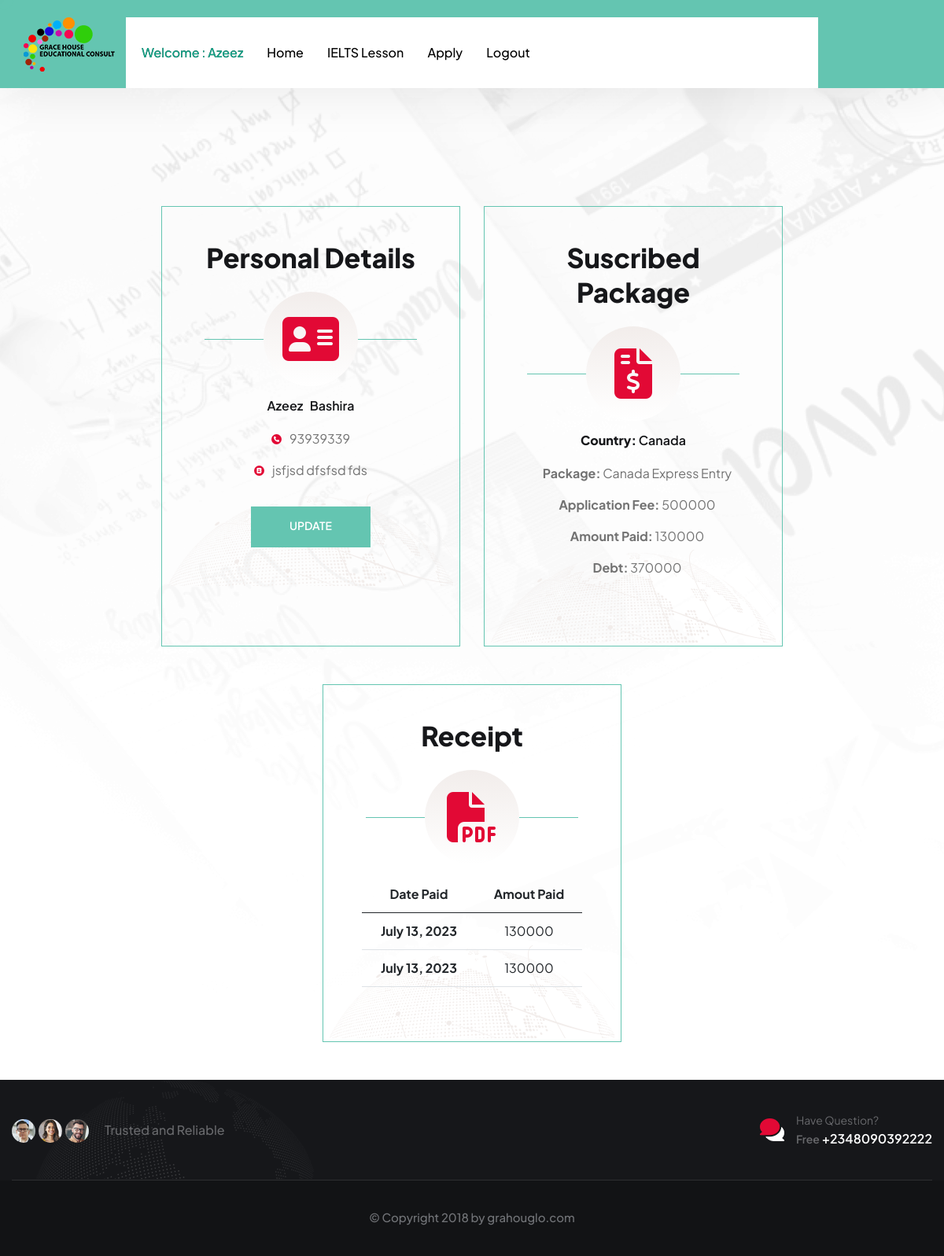
The app's page /clienthome (signed in) with its own data.
### ghec_app/models.py (models this page shows, shortened)
class User(AbstractUser):
    is_client = models.BooleanField(default=False)
    is_admin = models.BooleanField(default=False)
    email = models.EmailField(unique=True, null=False)
    username= models.CharField(max_length=100)
    USERNAME_FIELD = "email"
    REQUIRED_FIELDS= ['username']

class Client (models.Model):
    user = models.OneToOneField(User,on_delete=models.CASCADE,primary_key=True)
    first_name = models.CharField(max_length=100)
    last_name = models.CharField(max_length=100)
    phone = models.CharField(max_length=100)
    address = models.CharField(max_length=200)

class Application (models.Model):
    client_name = models.ForeignKey(User, null=True, on_delete= models.SET_NULL)
    country = models.CharField(choices=Country_Type,max_length=120, null= True, blank= True)
    package = models.CharField(choices=Package_Type,max_length=120, null= True, blank= True)
    processing_fee=  models.CharField( max_length=120, null= True, blank= True)
    amount_paid=  models.CharField( max_length=120, null= True, blank= True)
    debt=  models.CharField( max_length=120, null= True, blank= True)
    date_created= models.DateField(auto_now_add=True)
    ielts = models.BooleanField(default=False)

class Receipt (models.Model):
    client_name = models.ForeignKey(User, null=True, on_delete= models.SET_NULL)
    amount_paid = models.CharField(max_length=120, null= True, blank= True)
    date_paid= models.DateField()
    sender_name= models.CharField(max_length=100)
    bank_name= models.CharField(max_length=100)
    reason = models.CharField(choices=Package_Type,max_length=120, null= True, blank= True)

### ghec_app/views.py (the view)
def clientHome(request):
    client = Client.objects.get(user_id=request.user.id)
    if request.method == 'POST':
        form = ClientForm(request.POST, instance=client)
        if form.is_valid():
            form.save()
            return redirect('clienthome')
    else:
        form = ClientForm(instance=client)
    applications= Application.objects.filter(client_name_id = request.user)
    receipts= Receipt.objects.filter(client_name_id = request.user)
    context = {'form': form,  'applications':applications, 'receipts':receipts}
    return render(request, 'ghec/clientHome.html', context)

### ghec_app/templates/ghec/clientHome.html (shortened to what this page needs)
{% extends 'ghec/base.html' %}
{% load static %}
{%block content%}
{% if user.is_authenticated %}
<div class="contact-three__bg" style="background-image: url('/static/ghec/images/backgrounds/contact-three-bg.png');"></div> <br>
<div class="contact-three__bg" style="background-image: url('/static/ghec/images/backgrounds/contact-three-bg.png');"></div>
<div class="client-body-home">
        <div class="row my-5 justify-content-center g-0">
            <div class="col-xl-4 col-lg-4">
              <div class="pricing-page__single h-100">
                <div class="pricing-page__single-inner">
                <div class="pricing-page__shape-1">
                </div>
                <div class="pricing-page__price-box">
                    <h3 class="pricing-page__price">Personal Details</h3>
                </div>
                <div class="pricing-page__icon">
                    <span class="fa-solid fa-address-card fa-5x"></span>
                </div>
                <div class="pricing-page__content">
                    <h4 class="pricing-page__title">{{ user.client.first_name }} &nbsp; {{ user.client.last_name }} </h4>
                    <ul class="list-unstyled pricing-page__service-list">
                        <li>
                            <div class="icon">
                                <i class="fa-solid fa-phone"></i>
                            </div>
                            <div class="text">
                                <p>{{ user.client.phone }}</p>
                            </div>
                        </li>
                        <li>
                            <div class="icon">
                                <i class="fa-solid fa-address-book"></i>
                            </div>
                            <div class="text">
                                <p>{{ user.client.address }}</p>
                            </div>
                        </li>
                    </ul>
                    <div class="pricing-page__btn-box">
                        <a href="#" class="thm-btn open-buttons">UPDATE</a>
                    </div>
                </div>
              </div>
            </div>
            </div>
            <br>
            <div class="col-xl-4 col-lg-4">
                <div class="pricing-page__single h-100">
                    <div class="pricing-page__single-inner">
                        <div class="pricing-page__price-box">
                            <h3 class="pricing-page__price">Suscribed Package</h3>
                        </div>
                        <div class="pricing-page__shape-1">
                            <img src="{% static 'ghec/images/shapes/pricing-page-shape-1.png' %}" alt="">
                        </div>
                        <div class="pricing-page__icon">
                            <span class="fa-solid fa-file-invoice-dollar fa-4x"></span>
                        </div>
                        {% for application in applications %}
                        <div class="pricing-page__content">
                            <h4 class="pricing-page__title"> <strong>Country:</strong> {{ application.country }} </h4>
                            <ul class="list-unstyled pricing-page__service-list">
                                <li>
                                    <div class="text">
                                        <p><strong>Package:</strong> {{ application.package }}</p>
                                    </div>
                                </li>
                                <li>
                                    <div class="text">
                                        <p><strong>Application Fee:</strong> {{ application.processing_fee }}</p>
                                    </div>
                                </li>
                                <li>
                                    <div class="text">
                                        <p><strong>Amount Paid:</strong> {{ application.amount_paid }}</p>
                                    </div>
                                </li>
                                <li>
                                    <div class="text">
                                        <p><strong>Debt:</strong> {{ application.debt }}</p>
                                    </div>
                                </li>
                            </ul>
                        </div>
                        {% endfor %}
            </div>
          </div>
            </div>
        </div>
        <div class="row my-5 justify-content-center g-0">
            <br>
            <div class="col-xl-4 col-lg-4">
                <div class="pricing-page__single h-100">
                    <div class="pricing-page__single-inner">
                        <div class="pricing-page__price-box">
                            <h3 class="pricing-page__price">Receipt</h3>
                        </div>
                        <div class="pricing-page__shape-1">
                            <img src="{% static 'ghec/images/shapes/pricing-page-shape-1.png' %}" alt="">
                        </div>
                        <div class="pricing-page__icon">
                            <span class="fa-sharp fa-solid fa-file-pdf fa-4x"></span>
                        </div>
                        <table class="table table-hover">
                            <thead>
                              <tr>
                                <th scope="col"><center>Date Paid</center></th>
                                <th scope="col"><center>Amout Paid</center></th>
                              </tr>
                            </thead>
                            <tbody>
                                {% for receipt in receipts %}
                              <tr>
                                <th scope="row"><center>{{ receipt.date_paid }}</center></th>
                                <td><center>{{ receipt.amount_paid }}</center></td>
                              </tr>
                              {% endfor %}
                            </tbody>
                          </table>
            </div>
          </div>
            </div>
        </div>
</div>
</div>
{% endif %}
{%endblock%}

### ghec_app/templates/ghec/base.html (shortened to what this page needs)
{% load static %}
<!DOCTYPE html>
<html lang="en">
<head>
    <link rel="stylesheet" href="https://cdnjs.cloudflare.com/ajax/libs/font-awesome/6.4.0/css/all.min.css" />
    <link rel="stylesheet" href="https://use.fontawesome.com/releases/v5.7.0/css/all.css">
<link rel="stylesheet" href="{% static 'ghec/css/extra/bootstrap.min.css' %}" />
<link rel="stylesheet" href="{% static 'ghec/css/extra/animate.min.css' %}" />
<link rel="stylesheet" href="{% static 'ghec/css/extra/custom-animate.css' %}" />
<link rel="stylesheet" href="{% static 'ghec/css/extra/all.min.css' %}" />
<link rel="stylesheet" href="{% static 'ghec/css/extra/jarallax.css' %}" />
<link rel="stylesheet" href="{% static 'ghec/css/extra/jquery.magnific-popup.css' %}" />
<link rel="stylesheet" href="{% static 'ghec/css/extra/nouislider.min.css' %}" />
<link rel="stylesheet" href="{% static 'ghec/css/extra/nouislider.pips.css' %}" />
<link rel="stylesheet" href="{% static 'ghec/css/extra/odometer.min.css' %}" />
<link rel="stylesheet" href="{% static 'ghec/css/extra/swiper.min.css' %}" />
<link rel="stylesheet" href="{% static 'ghec/css/extra/style.css' %}">
<link rel="stylesheet" href="{% static 'ghec/css/extra/tiny-slider.min.css' %}" />
<link rel="stylesheet" href="{% static 'ghec/css/extra/stylesheet.css' %}" />
<link rel="stylesheet" href="{% static 'ghec/css/extra/owl.carousel.min.css' %}" />
<link rel="stylesheet" href="{% static 'ghec/css/extra/owl.theme.default.min.css' %}" />
<link rel="stylesheet" href="{% static 'ghec/css/extra/jquery.bxslider.css' %}" />
<link rel="stylesheet" href="{% static 'ghec/css/extra/bootstrap-select.min.css' %}" />
<link rel="stylesheet" href="{% static 'ghec/css/extra/vegas.min.css' %}" />
<link rel="stylesheet" href="{% static 'ghec/css/extra/jquery-ui.css' %}" />
<link rel="stylesheet" href="{% static 'ghec/css/extra/timePicker.css' %}" />
<link rel="stylesheet" href="{% static 'ghec/css/treck.css' %}" />
<link rel="stylesheet" href="{% static 'ghec/css/treck-responsive.css' %}" />
</head>
<body class="custom-cursor">
{% include 'ghec/navbar.html'%}
{%block content%}
{%endblock%}
{% include 'ghec/footer.html'%}
</body>
</html>

### ghec_app/templates/ghec/navbar.html (shortened to what this page needs)
{% load static %}
    <div class="page-wrapper">
        <header class="main-header">
            <nav class="main-menu">
                <div class="main-menu__wrapper">
                    <div class="main-menu__wrapper-inner">
                        <div class="main-menu__logo">
                            <a href="index.html"><img src="{% static 'ghec/images/resources/logo-1.png' %}" alt=""></a>
                        </div>
                        <div class="main-menu__wrapper-inner-content">
                            <div class="main-menu__top">
                                <div class="main-menu__top-inner">
                                </div>
                            </div>
                            <div class="main-menu__bottom">
                                <div class="main-menu__bottom-inner">
                                    <div class="main-menu__main-menu-box">
                                        <ul class="main-menu__list one-page-scroll-menu">
                                            {% if user.is_authenticated %}
                                            <li class="dropdown current megamenu scrollToLink">
                                                <a href="#">  Welcome : {{ user.first_name }}</a>
                                            </li>
                                            {% endif %}
                                            {% if user.is_client %}
                                            <li class="scrollToLink">
                                                <a href="{% url 'clienthome' %}">Home </a>
                                            </li>
                                            <li class="scrollToLink">
                                                <a href="{% url 'ielts' %}">IELTS Lesson</a>
                                            </li>
                                            <li class="scrollToLink">
                                                <a href="{% url 'application' %}">Apply</a>
                                            </li>
                                            {% endif %}
                                            {% if user.is_authenticated %}
                                            <li class="scrollToLink"><a href="{% url 'logout' %}">Logout</a></li>
                                            {% else %}
                                            <li class="scrollToLink"><a href="{% url 'login' %}">Login</a></li>
                                            {% endif %}
                                        </ul>
                                    </div>
                                </div>
                            </div>
                        </div>
                    </div>
                </div>
            </nav>
        </header>

### ghec_app/templates/ghec/footer.html
{% load static %}
<footer class="site-footer">
    <div class="container">
        <div class="site-footer__top">
            <div class="site-footer__map float-bob-x">
                <img src="{% static 'ghec/images/shapes/site-footer-map-1.png' %}" alt="">
            </div>
            <div class="site-footer__top-left">
                <div class="site-footer__visa-box">
                    <ul class="list-unstyled site-footer__visa-list">
                        <li>
                            <div class="site-footer__visa-img">
                                <img src="{% static 'ghec/images/resources/site-footer-visa-img-1-1.jpg' %}" alt="">
                            </div>
                        </li>
                        <li>
                            <div class="site-footer__visa-img">
                                <img src="{% static 'ghec/images/resources/site-footer-visa-img-1-2.jpg' %}" alt="">
                            </div>
                        </li>
                        <li>
                            <div class="site-footer__visa-img">
                                <img src="{% static 'ghec/images/resources/site-footer-visa-img-1-3.jpg' %}" alt="">
                            </div>
                        </li>
                    </ul>
                    <div class="site-footer__visa-content">
                        <p class="site-footer__visa-text">Trusted and Reliable</p>
                    </div>
                </div>
            </div>
            <div class="site-footer__call">
                <div class="site-footer__call-icon">
                    <img src="{% static 'ghec/images/icon/site-footer-icon-comment.png' %}" alt="">
                </div>
                <div class="site-footer__call-content">
                    <p class="site-footer__call-sub-title">Have Question?</p>
                    <h5 class="site-footer__call-number"><a href="tel:9288009850"><span>Free</span> +2348090392222</a></h5>
                </div>
            </div>
        </div>
    </div>
    <div class="site-footer__bottom">
        <div class="container">
            <div class="row">
                <div class="col-xl-12">
                    <div class="site-footer__bottom-inner">
                        <p class="site-footer__bottom-text">© Copyright 2018 by <a href="#">grahouglo.com</a></p>
                    </div>
                </div>
            </div>
        </div>
    </div>
</footer>

### static/ghec/css/treck-responsive.css (style rules this page uses)
@media only screen and (min-width: 1200px) and (max-width: 1499px) { .main-menu__bottom-inner { padding: 0 20px; } }
@media only screen and (min-width: 1200px) and (max-width: 1499px) { .main-menu__wrapper-inner-content { padding-left: 160px; padding-right: 160px; } }
@media only screen and (min-width: 1200px) and (max-width: 1499px) { .main-menu .main-menu__list>li+li, .stricky-header .main-menu__list>li+li { margin-left: 30px; } }
@media only screen and (min-width: 1200px) and (max-width: 1499px) { .main-menu__logo { left: 10px; } }

### records on screen
User: first_name "Azeez", client.first_name "Azeez", client.last_name "Bashira", client.phone "93939339", client.address "jsfjsd dfsfsd fds"
Application: country "Canada", package "Canada Express Entry", processing_fee "500000", amount_paid "130000", debt "370000"
Receipt: date_paid "July 13, 2023", amount_paid "130000"
Receipt: date_paid "July 13, 2023", amount_paid "130000"
